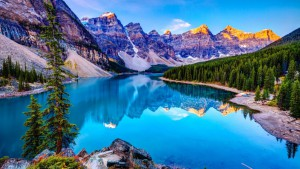
#> input picture manzara.jpg, 300 x 169 px
$ python Hafta_2.py
#> lines starting #> are read from the running program, lines starting #| are printed output that depends on the picture
import os
import numpy as np
os.getcwd()
import matplotlib.pyplot as plt

def minimizePic(pic):
	m,n,p = pic.shape
#> m = 169; n = 300; p = 3
	pic2 = np.zeros((int(m/2),int(n/2),3), dtype=int)
	new_m, new_n = int(m/2), int(n/2)
#> new_m = 84; new_n = 150

	for m in range(new_m):
		for n in range(new_n):
			s0 = (pic[m,n,0] + pic[m,n,1] + pic[m,n,2])/3
			s1 = (pic[m,n+1,0] + pic[m,n+1,1] + pic[m,n+1,2])/3
			s2 = (pic[m+1,n,0] + pic[m+1,n,1] + pic[m+1,n,2])/3
			s3 = (pic[m+1,n+1,0] + pic[m+1,n+1,1] + pic[m+1,n+1,2])/3
			s = (s0+s1+s2+s3)/4
			pic2[m,n] = s
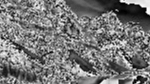
#> pic2: shape (84, 150, 3) int64; min 0, max 84, mean 39.1; drawn with min black and max white

	return pic2

plt.imshow(minimizePic(plt.imread("manzara.jpg") ))
plt.show

def minimizeImg(img):
	m,n,p = img.shape
	new_m, new_n = int(m/2), int(n/2)
	new_img = np.zeros((new_m,new_n,3), dtype = int)

	for m in range(0,img.shape[0],2):
		for n in range(0,img.shape[1],2):
			s0 = (pic[m,n,0] + pic[m,n,1] + pic[m,n,2])/3
			s1 = (pic[m,n+1,0] + pic[m,n+1,1] + pic[m,n+1,2])/3
			s2 = (pic[m+1,n,0] + pic[m+1,n,1] + pic[m+1,n,2])/3
			s3 = (pic[m+1,n+1,0] + pic[m+1,n+1,1] + pic[m+1,n+1,2])/3
			s = (s0+s1+s2+s3)/4
			new_img[m,n] = int(s)
	return new_img
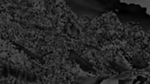
#> shown: shape (84, 150, 3); min 0, max 84, mean 39.1
